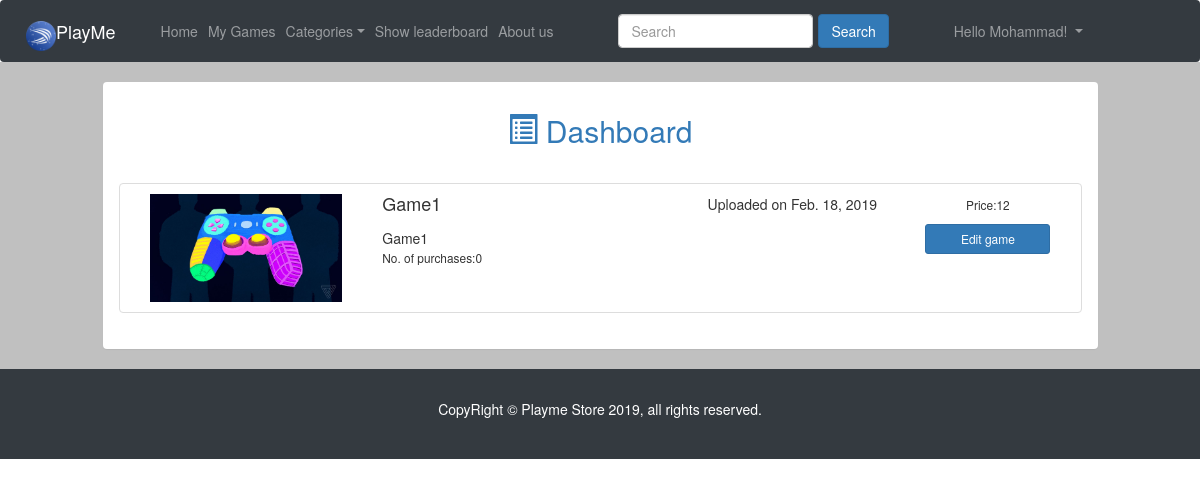
/developer/dashboard/ (signed in), run on an earlier commit of the app's database.
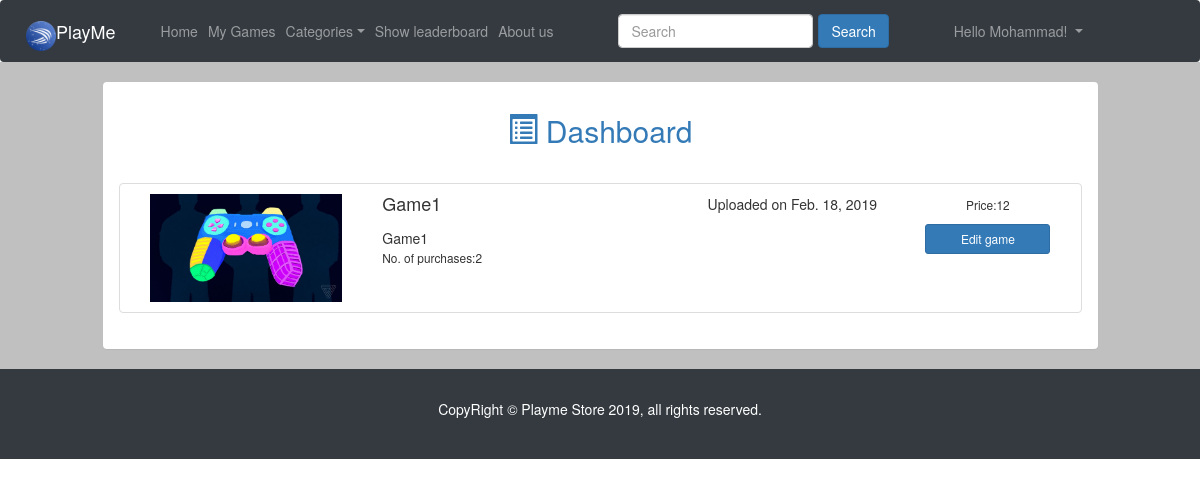
And on a later commit of the database.
### backend/models.py (models this page shows)
class Game(models.Model):
    name = models.CharField(max_length=255, unique=True)
    rating = models.PositiveIntegerField(
        default=0,
        blank=True,
        validators=[MaxValueValidator(5),
            MinValueValidator(0)
        ])
    high_score = models.PositiveIntegerField(default=0, blank=True)
    description = models.TextField(blank=True)
    link = models.URLField("game_url")
    purchase_number = models.PositiveIntegerField(default=0, blank=True)
    developer = models.ForeignKey(Profile, on_delete=models.CASCADE)
    date = models.DateField(default=timezone.now, blank=True)
    ACTION = 'AC'
    ADVENTURE = 'AD'
    COMBAT = 'CO'
    EDUCATIONAL = 'EDU'
    PUZZLE = 'PZ'
    RPG = 'RPG'
    SPORTS = 'SPR'
    STRATEGY = 'STR'
    GAME_CATEGORIES = (
        (ACTION, 'Action'),
        (ADVENTURE, 'Adventure'),
        (COMBAT, 'Combat'),
        (EDUCATIONAL, 'Educational'),
        (PUZZLE, 'Puzzle'),
        (RPG, 'RPG'),
        (SPORTS, 'Sports'),
        (STRATEGY, 'Strategy'),
    )
    category = models.CharField(max_length=20, choices=GAME_CATEGORIES)
    price = models.IntegerField(default=0, blank=True)
    thumbnail = models.ImageField(default='def.jpg', upload_to ='thumbnail', blank = True)

### backend/views.py (the view)
# urls.py: url(r'^developer/dashboard/$', views.developer_dahsboard, name='developer_dashboard'),
@login_required(login_url='login')
def developer_dahsboard(request):
	if not request.user.profile.is_developer:
		games = Game.objects.all()
		return redirect('/', {'games': games, 'MEDIA_URL': settings.MEDIA_URL})
	games = Game.objects.filter(developer = request.user.profile)
	return render(request, "dashboard.html", {'MEDIA_URL': settings.MEDIA_URL, 'games': games})

### templates/dashboard.html (shortened to what this page needs)
{% extends 'base.html' %}
{% block content %}
{% load static %}
<div class="panel panel">
    <div class="panel-heading">
      <div class="row">
        <div class="col-md-12">
          <h2 class="text-center"> <span class="glyphicon glyphicon-list-alt"> </span> Dashboard </h2>
        </div>
      </div>
    </div>
    <div class="panel-body table-responsive">
      <div class="list-group">
        {% for game in games %}
      		<a class="list-group-item">
      				<div class="media col-md-3">
      						<figure class="pull-left">
      								<img class  = "img-responsive" src = "{{MEDIA_URL}}/{{game.thumbnail}}" 	,alt = "logo">
      						</figure>
      				</div>
      				<div class="col-md-4">
      						<h4 class="list-group-item-heading pb-3"> {{game.name}} </h4>
      						<p class="list-group-item-text"> {{ game.description }}</p>
      						<p><small> No. of purchases:{{ game.purchase_number}} </small></p>
      				</div>
      				<div class="col-md-3 pull-left">
      						<div class = "container col-md-12">
      								<div class = "row">
      										<div class="col-md-12 pull-left"> Uploaded on {{game.date}}</div>
      								</div>
      						</div>
      				</div>
      				<div class="col-md-2 text-center">
      						<p><small> Price:{{ game.price}} </small></p>
      						<button type="button" class="btn btn-primary btn-sm btn-block" onclick="location.href='/upload/edit/?&id={{game.id}}';" >Edit game</button>
              </div>
              </a>
              {% empty %}
          				<div class=" text-center list-group-item">
          						<h4>You haven't uploaded any game yet.<h4>
          				</div>
        {% endfor %}
      </div>
    </div>
</div>
{% endblock %}

What changed in the data, as far as the page shows it:
changed Game "Game1": purchase_number "0" → "2"
